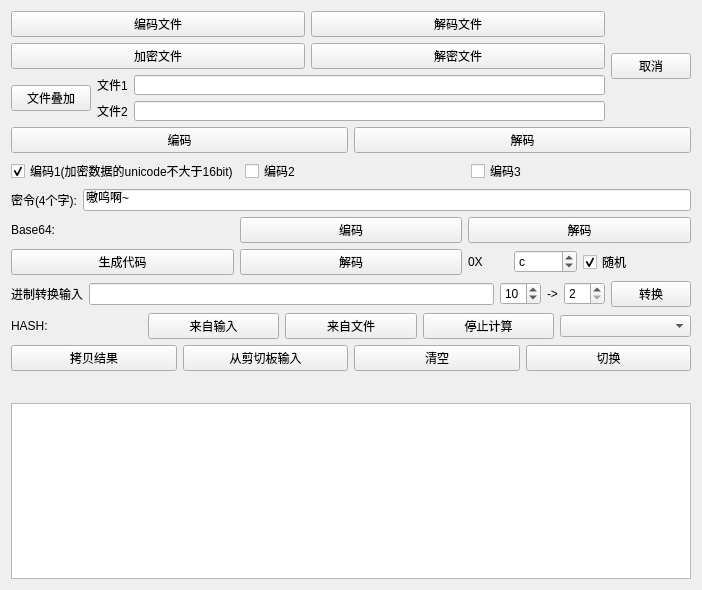
<?xml version="1.0" encoding="UTF-8"?>
<ui version="4.0">
 <class>ShouYinW</class>
 <widget class="QWidget" name="ShouYinW">
  <property name="geometry">
   <rect>
    <x>0</x>
    <y>0</y>
    <width>702</width>
    <height>590</height>
   </rect>
  </property>
  <property name="windowTitle">
   <string>Form</string>
  </property>
  <layout class="QVBoxLayout" name="verticalLayout_3">
   <item>
    <layout class="QHBoxLayout" name="horizontalLayout_12">
     <item>
      <layout class="QVBoxLayout" name="verticalLayout">
       <item>
        <layout class="QHBoxLayout" name="horizontalLayout_10">
         <item>
          <widget class="QPushButton" name="pushButtonf1">
           <property name="text">
            <string>编码文件</string>
           </property>
          </widget>
         </item>
         <item>
          <widget class="QPushButton" name="pushButtonf2">
           <property name="text">
            <string>解码文件</string>
           </property>
          </widget>
         </item>
        </layout>
       </item>
       <item>
        <layout class="QHBoxLayout" name="horizontalLayout_11">
         <item>
          <widget class="QPushButton" name="pushButtone">
           <property name="text">
            <string>加密文件</string>
           </property>
          </widget>
         </item>
         <item>
          <widget class="QPushButton" name="pushButtond">
           <property name="text">
            <string>解密文件</string>
           </property>
          </widget>
         </item>
        </layout>
       </item>
       <item>
        <layout class="QHBoxLayout" name="horizontalLayout_15">
         <item>
          <widget class="QPushButton" name="pushButtonff">
           <property name="text">
            <string>文件叠加</string>
           </property>
          </widget>
         </item>
         <item>
          <layout class="QVBoxLayout" name="verticalLayout_2">
           <item>
            <layout class="QHBoxLayout" name="horizontalLayout_13">
             <item>
              <widget class="QLabel" name="label_5">
               <property name="text">
                <string>文件1</string>
               </property>
              </widget>
             </item>
             <item>
              <widget class="QLineEdit" name="lineEdit1">
               <property name="minimumSize">
                <size>
                 <width>0</width>
                 <height>20</height>
                </size>
               </property>
              </widget>
             </item>
            </layout>
           </item>
           <item>
            <layout class="QHBoxLayout" name="horizontalLayout_14">
             <item>
              <widget class="QLabel" name="label_6">
               <property name="text">
                <string>文件2</string>
               </property>
              </widget>
             </item>
             <item>
              <widget class="QLineEdit" name="lineEdit2">
               <property name="minimumSize">
                <size>
                 <width>0</width>
                 <height>20</height>
                </size>
               </property>
              </widget>
             </item>
            </layout>
           </item>
          </layout>
         </item>
        </layout>
       </item>
      </layout>
     </item>
     <item>
      <widget class="QPushButton" name="pushButtonfc">
       <property name="text">
        <string>取消</string>
       </property>
      </widget>
     </item>
    </layout>
   </item>
   <item>
    <layout class="QHBoxLayout" name="horizontalLayout">
     <item>
      <widget class="QPushButton" name="pushButton1">
       <property name="text">
        <string>编码</string>
       </property>
      </widget>
     </item>
     <item>
      <widget class="QPushButton" name="pushButton2">
       <property name="text">
        <string>解码</string>
       </property>
      </widget>
     </item>
    </layout>
   </item>
   <item>
    <layout class="QHBoxLayout" name="horizontalLayout_2">
     <item>
      <widget class="QCheckBox" name="checkBox1">
       <property name="text">
        <string>编码1(加密数据的unicode不大于16bit)</string>
       </property>
       <property name="checked">
        <bool>true</bool>
       </property>
      </widget>
     </item>
     <item>
      <widget class="QCheckBox" name="checkBox1_2">
       <property name="text">
        <string>编码2</string>
       </property>
      </widget>
     </item>
     <item>
      <widget class="QCheckBox" name="checkBox3">
       <property name="text">
        <string>编码3</string>
       </property>
      </widget>
     </item>
    </layout>
   </item>
   <item>
    <layout class="QHBoxLayout" name="horizontalLayout_4">
     <item>
      <widget class="QLabel" name="label">
       <property name="text">
        <string>密令(4个字):</string>
       </property>
      </widget>
     </item>
     <item>
      <widget class="QLineEdit" name="lineEdit">
       <property name="text">
        <string>嗷呜啊~</string>
       </property>
      </widget>
     </item>
    </layout>
   </item>
   <item>
    <layout class="QHBoxLayout" name="horizontalLayout_7">
     <item>
      <widget class="QLabel" name="label_2">
       <property name="text">
        <string>Base64:</string>
       </property>
      </widget>
     </item>
     <item>
      <widget class="QPushButton" name="pushButtonb1">
       <property name="text">
        <string>编码</string>
       </property>
      </widget>
     </item>
     <item>
      <widget class="QPushButton" name="pushButtonb2">
       <property name="text">
        <string>解码</string>
       </property>
      </widget>
     </item>
    </layout>
   </item>
   <item>
    <layout class="QHBoxLayout" name="horizontalLayout_9">
     <item>
      <widget class="QPushButton" name="pushButton">
       <property name="text">
        <string>生成代码</string>
       </property>
      </widget>
     </item>
     <item>
      <widget class="QPushButton" name="pushButtonu">
       <property name="text">
        <string>解码</string>
       </property>
      </widget>
     </item>
     <item>
      <layout class="QHBoxLayout" name="horizontalLayout_6">
       <item>
        <layout class="QHBoxLayout" name="horizontalLayout_5">
         <item>
          <widget class="QLabel" name="label_3">
           <property name="maximumSize">
            <size>
             <width>40</width>
             <height>16777215</height>
            </size>
           </property>
           <property name="text">
            <string>0X</string>
           </property>
          </widget>
         </item>
         <item>
          <widget class="QSpinBox" name="spinBox">
           <property name="maximumSize">
            <size>
             <width>100</width>
             <height>16777215</height>
            </size>
           </property>
           <property name="maximum">
            <number>255</number>
           </property>
           <property name="value">
            <number>12</number>
           </property>
           <property name="displayIntegerBase">
            <number>16</number>
           </property>
          </widget>
         </item>
        </layout>
       </item>
       <item>
        <widget class="QCheckBox" name="checkBox">
         <property name="text">
          <string>随机</string>
         </property>
         <property name="checked">
          <bool>true</bool>
         </property>
        </widget>
       </item>
      </layout>
     </item>
    </layout>
   </item>
   <item>
    <layout class="QHBoxLayout" name="horizontalLayout_18">
     <item>
      <layout class="QHBoxLayout" name="horizontalLayout_16">
       <item>
        <widget class="QLabel" name="label_7">
         <property name="text">
          <string>进制转换输入</string>
         </property>
        </widget>
       </item>
       <item>
        <widget class="QLineEdit" name="lineEditj"/>
       </item>
      </layout>
     </item>
     <item>
      <layout class="QHBoxLayout" name="horizontalLayout_17">
       <item>
        <widget class="QSpinBox" name="spinBox1">
         <property name="minimum">
          <number>2</number>
         </property>
         <property name="maximum">
          <number>36</number>
         </property>
         <property name="value">
          <number>10</number>
         </property>
        </widget>
       </item>
       <item>
        <widget class="QLabel" name="label_8">
         <property name="text">
          <string>-&gt;</string>
         </property>
        </widget>
       </item>
       <item>
        <widget class="QSpinBox" name="spinBox2">
         <property name="minimum">
          <number>2</number>
         </property>
         <property name="maximum">
          <number>36</number>
         </property>
         <property name="value">
          <number>2</number>
         </property>
        </widget>
       </item>
      </layout>
     </item>
     <item>
      <widget class="QPushButton" name="pushButtonj">
       <property name="text">
        <string>转换</string>
       </property>
      </widget>
     </item>
    </layout>
   </item>
   <item>
    <layout class="QHBoxLayout" name="horizontalLayout_3">
     <item>
      <widget class="QLabel" name="label_4">
       <property name="text">
        <string>HASH:</string>
       </property>
      </widget>
     </item>
     <item>
      <widget class="QPushButton" name="pushButtonmd51">
       <property name="text">
        <string>来自输入</string>
       </property>
      </widget>
     </item>
     <item>
      <widget class="QPushButton" name="pushButtonmd52">
       <property name="text">
        <string>来自文件</string>
       </property>
      </widget>
     </item>
     <item>
      <widget class="QPushButton" name="pushButtonmd53">
       <property name="text">
        <string>停止计算</string>
       </property>
      </widget>
     </item>
     <item>
      <widget class="QComboBox" name="comboBox"/>
     </item>
    </layout>
   </item>
   <item>
    <layout class="QHBoxLayout" name="horizontalLayout_8">
     <item>
      <widget class="QPushButton" name="pushButtonC">
       <property name="text">
        <string>拷贝结果</string>
       </property>
      </widget>
     </item>
     <item>
      <widget class="QPushButton" name="pushButtonP">
       <property name="text">
        <string>从剪切板输入</string>
       </property>
      </widget>
     </item>
     <item>
      <widget class="QPushButton" name="pushButtoncl">
       <property name="text">
        <string>清空</string>
       </property>
      </widget>
     </item>
     <item>
      <widget class="QPushButton" name="pushButtonS">
       <property name="text">
        <string>切换</string>
       </property>
      </widget>
     </item>
    </layout>
   </item>
   <item>
    <widget class="QLabel" name="labelinfo">
     <property name="minimumSize">
      <size>
       <width>0</width>
       <height>20</height>
      </size>
     </property>
     <property name="maximumSize">
      <size>
       <width>16777215</width>
       <height>0</height>
      </size>
     </property>
     <property name="text">
      <string/>
     </property>
    </widget>
   </item>
   <item>
    <widget class="QTextEdit" name="textEditIn"/>
   </item>
  </layout>
 </widget>
 <resources/>
 <connections/>
</ui>
